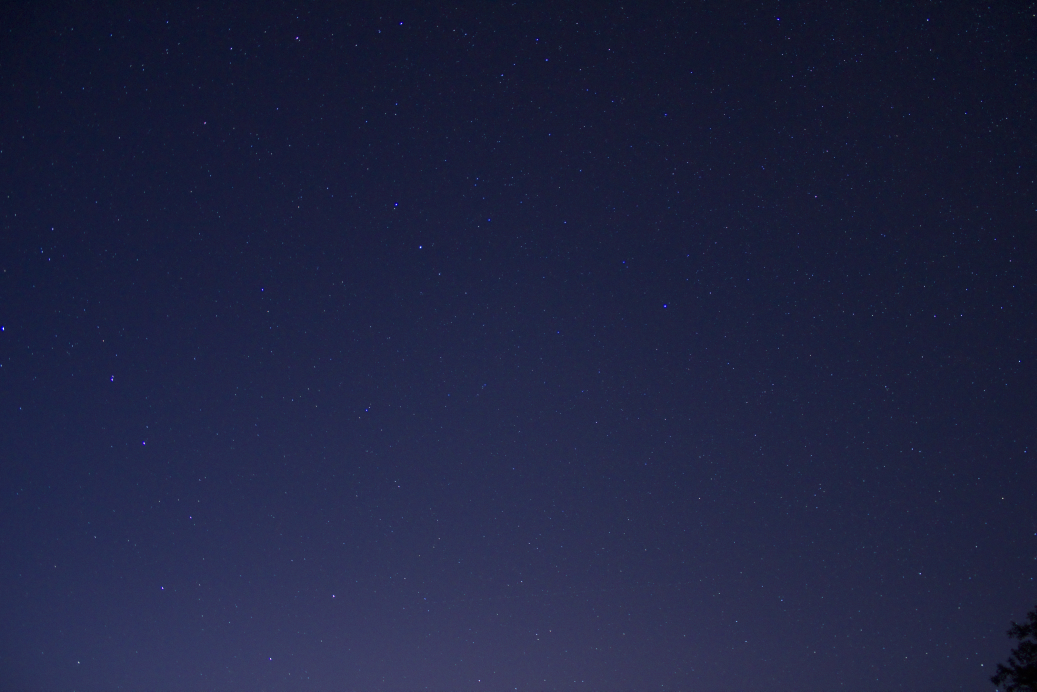
#> input picture night_sky.jpg, 5184 x 3456 px (shown at 1/5 size)
$ python convert-to-stars.py night_sky.jpg out.png   (older library calls are emulated)
#> lines starting #> are read from the running program, lines starting #| are printed output that depends on the picture; after the words box and inside, x2 and y2 are one past the last pixel; in counts of white or black regions, pixels touching at a corner belong together
#> in process, image is the input picture: shape (3456, 5184, 3); mean R, G, B 31.6, 35.7, 66.1
### triangulared/adaptive_threshold.py
import cv2

def adaptive_threshold(image, sigma):
  # convert the image to grayscale and blur it slightly
#> called with sigma = 5
  gray = cv2.cvtColor(image, cv2.COLOR_BGR2GRAY)
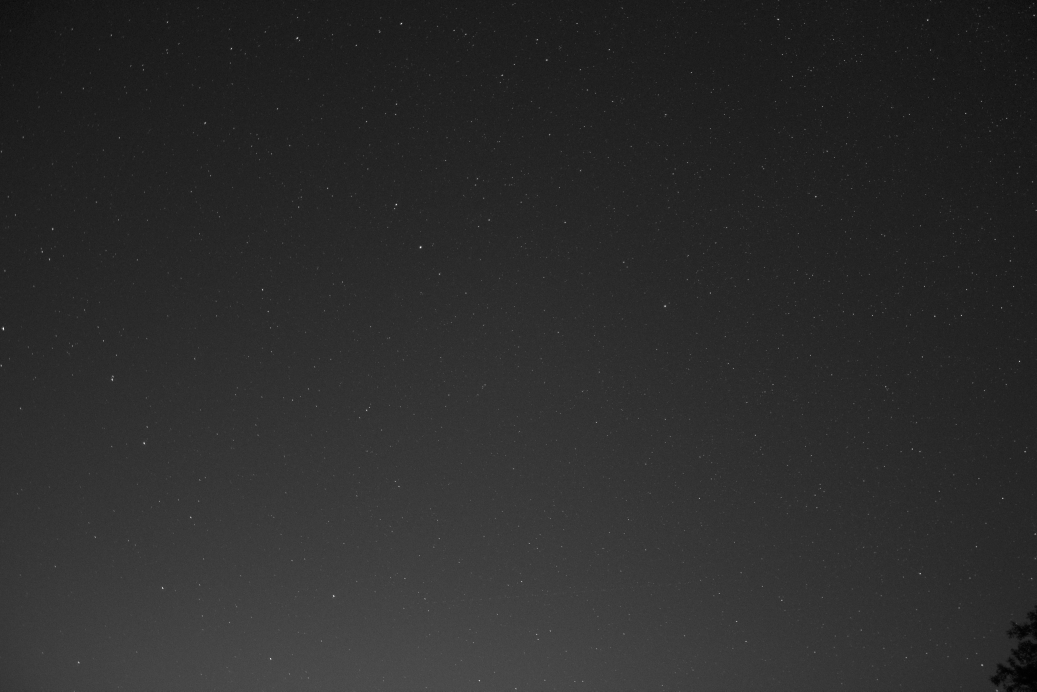
#> gray: shape (3456, 5184) (shown at 1/5 size); min 0, max 255, mean 44.3
  blurred = cv2.GaussianBlur(gray, (sigma, sigma), 0)

  # apply simple thresholding with a hardcoded threshold value
  (T, threshInv) = cv2.threshold(blurred, 230, 255,
    cv2.THRESH_BINARY_INV)
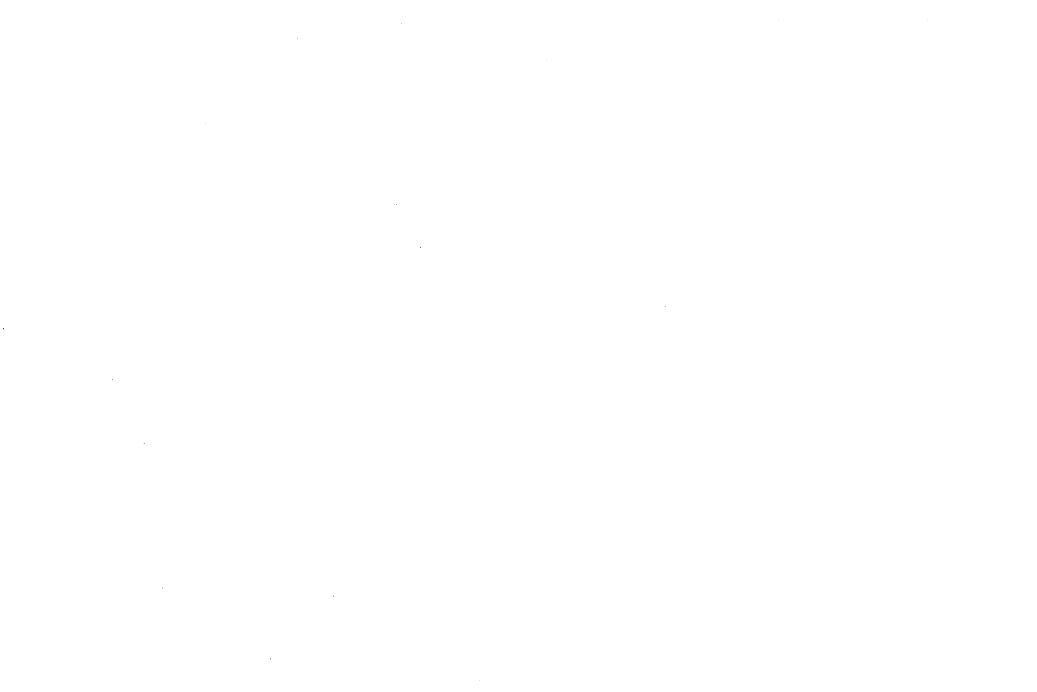
#> threshInv: shape (3456, 5184) (shown at 1/5 size); 100% white; black in thin lines or dots, all inside (x1, y1, x2, y2) = (15, 97, 4675, 3405)

  # apply Otsu's automatic thresholding
  (T, threshInv) = cv2.threshold(blurred, 0, 255,
    cv2.THRESH_BINARY_INV | cv2.THRESH_OTSU)
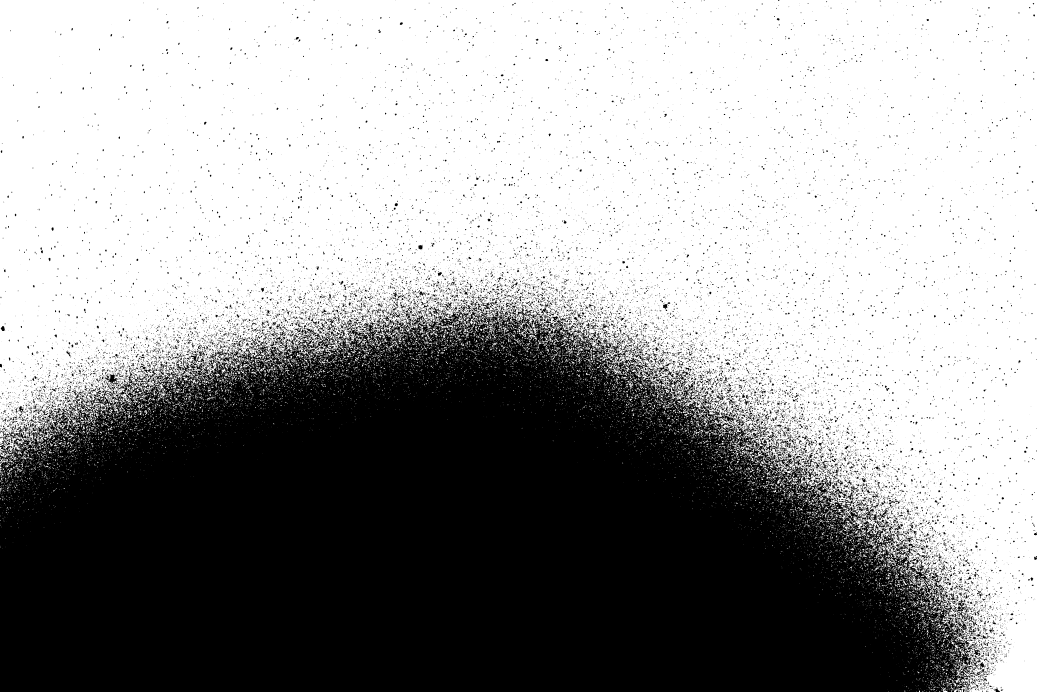
#> threshInv: shape (3456, 5184) (shown at 1/5 size); 60% white; 19105 black regions (14420 under 20 px), largest, box (x1, y1, x2, y2) and area: (0, 1541, 4887, 3456) 6785667, (13, 2134, 152, 2197) 2439, (3403, 1906, 3476, 2005) 2432
#> T = 46

  # instead of manually specifying the threshold value, we can use
  # adaptive thresholding to examine neighborhoods of pixels and
  # adaptively threshold each neighborhood
  thresh = cv2.adaptiveThreshold(blurred, 255,
    cv2.ADAPTIVE_THRESH_MEAN_C, cv2.THRESH_BINARY_INV, 21, 10)
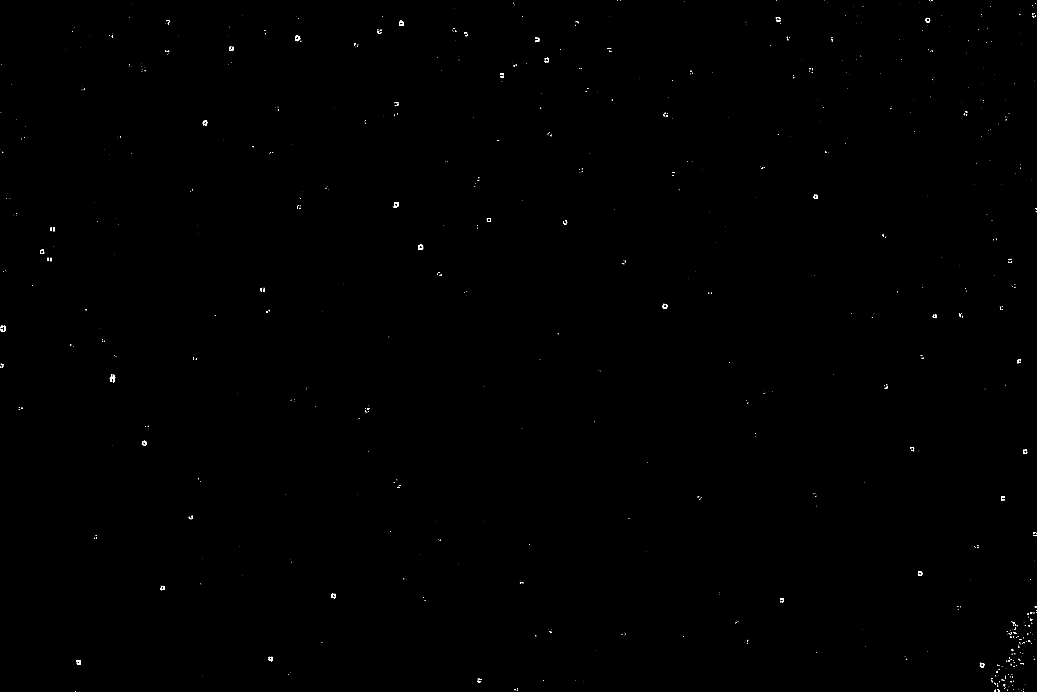
#> thresh: shape (3456, 5184) (shown at 1/5 size); 0.08% white; 843 white regions (710 under 20 px), largest, box (x1, y1, x2, y2) and area: (2090, 1223, 2116, 1250) 403, (1475, 178, 1502, 206) 393, (1970, 1010, 1993, 1039) 361

  # perform adaptive thresholding again, this time using a Gaussian
  # weighting versus a simple mean to compute our local threshold
  # value
  thresh = cv2.adaptiveThreshold(blurred, 255,
    cv2.ADAPTIVE_THRESH_GAUSSIAN_C, cv2.THRESH_BINARY_INV, 21, 4)
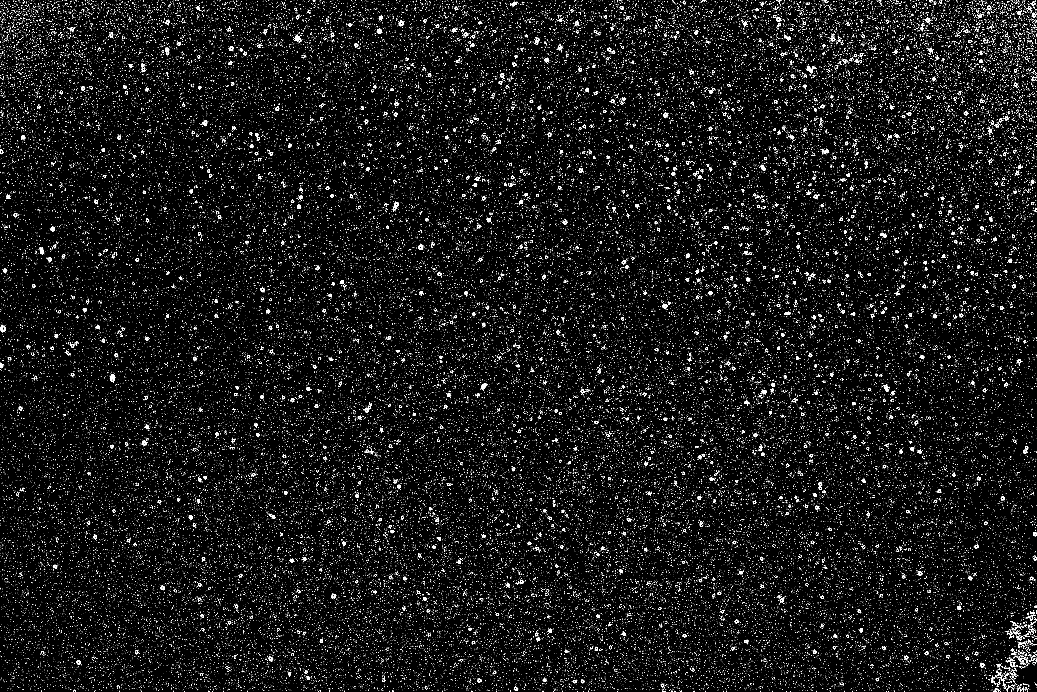
#> thresh: shape (3456, 5184) (shown at 1/5 size); 2.5% white in thin lines or dots

  imagem = cv2.bitwise_not(thresh)
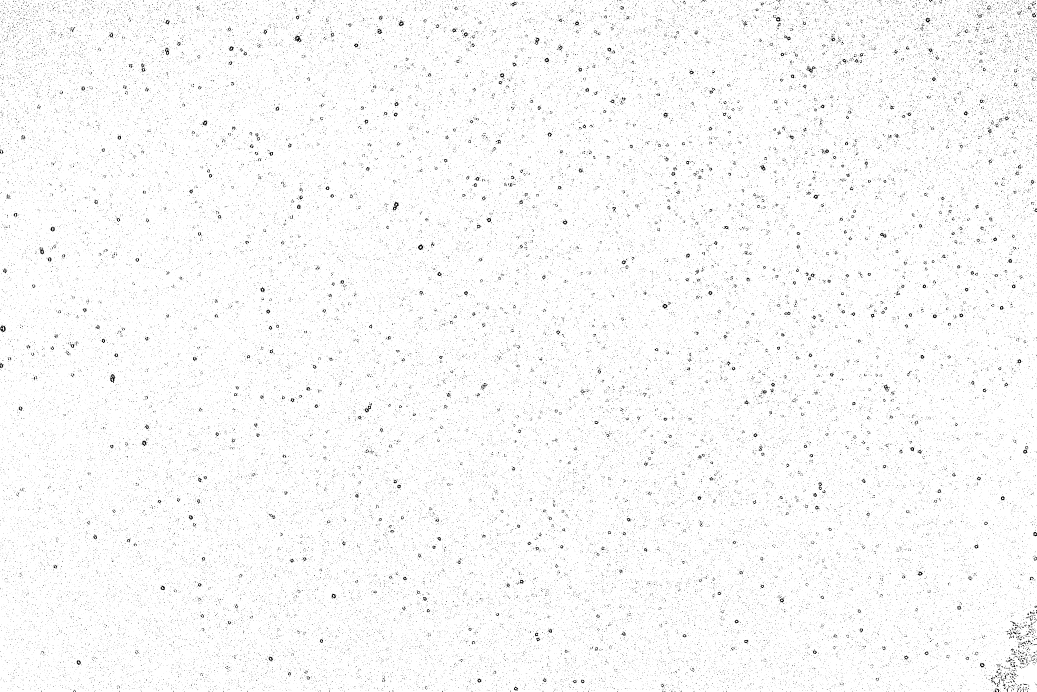
#> imagem: shape (3456, 5184) (shown at 1/5 size); 97.5% white; black in thin lines or dots

  return imagem

### triangulared/point_generators.py
import numpy as np
from skimage import filters, morphology, color
from triangulared.utils import gaussian_mask, default


# [99 lines left out: functions edge_points, generate_uniform_random_points, generate_max_entropy_points, not called in this run]


def generate_max_entropy_points_with_entropy(image, n_points=100,
                                entropy_width=None,
                                filter_width=None,
                                suppression_width=None,
                                suppression_amplitude=None):
    """
    Generates a set of points over the area of image, using maximum entropy
    to guess which points are importance. All length scales are relative to the
    density of the points.
    :param image: image as an array
    :param n_points: int number of points to generate:
    :param entropy_width: width over which to measure entropy
    :param filter_width: width over which to pre filter entropy
    :param suppression_width: length for suppressing entropy before choosing the
                              next point.
    :param suppression_amplitude: amplitude to suppress entropy before choosing the
                              next point.
    :return:
    """
#> called with n_points = 100
    # calculate length scale
    ymax, xmax = image.shape[:2]
#> ymax = 3456; xmax = 5184
    length_scale = np.sqrt(xmax*ymax / n_points)
#> length_scale = 423.3
    entropy_width = length_scale * default(entropy_width, 0.2)
    filter_width = length_scale * default(filter_width, 0.1)
    suppression_width = length_scale * default(suppression_width, 0.3)
    suppression_amplitude = default(suppression_amplitude, 3)

    # convert to grayscale
    im2 = color.rgb2gray(image)

    # filter
    im2 = (
        255 * filters.gaussian(im2, sigma=filter_width, multichannel=True)
    ).astype("uint8")

    # calculate entropy
    im2 = filters.rank.entropy(im2, morphology.disk(entropy_width))

    points = []
    entropies = []
    for _ in range(n_points):
        y, x = np.unravel_index(np.argmax(im2), im2.shape)
        entropies.append(im2[y][x])

        im2 -= gaussian_mask(x, y,
                             shape=im2.shape[:2],
                             amp=suppression_amplitude,
                             sigma=suppression_width)
        points.append((x, y))

    points = np.array(points)
    return points, entropies

### convert-to-stars.py
from triangulared import generate_max_entropy_points_with_entropy, set_axis_defaults, adaptive_threshold
import numpy as np
import matplotlib.pyplot as plt
from scipy.spatial import Delaunay
import argparse
from matplotlib.patches import Circle, Polygon, Path, PathPatch
import random
from PIL import Image
import matplotlib as mpl

colors = ["#FFFFFF", "#f9caad", "#8fc7dd"]
angles = [0, 45, 90, 135, 180, 225, 270, 315]

def draw_star(ax, x, y, height, color):
    width = height
    c = (x, y)
    p1 = (x, y - height / 2)
    p1c = (x, y - height / 32)
    p2 = (x + width / 2, y)
    p2c = (x + width / 32, y)
    p3 = (x, y + height / 2)
    p3c = (x, y + height / 32)
    p4 = (x - width / 2, y)
    p4c = (x - width / 32, y)

    pathdata = [
        (Path.MOVETO, p1),
        (Path.CURVE4, p1c),
        (Path.CURVE4, p2c),
        (Path.CURVE4, p2),
        (Path.CURVE4, p2c),
        (Path.CURVE4, p3c),
        (Path.CURVE4, p3),
        (Path.CURVE4, p3c),
        (Path.CURVE4, p4c),
        (Path.CURVE4, p4),
        (Path.CURVE4, p4c),
        (Path.CURVE4, p1c),
        (Path.CURVE4, p1),
    ]

    codes, verts = zip(*pathdata)
    path = Path(verts, codes)
    patch = PathPatch(path, facecolor=color, edgecolor=color, linewidth=0.01, alpha=0.9)

    # rotate
    # t = mpl.transforms.Affine2D().rotate_deg_around(x, y, angles[random.randint(0, len(angles) - 1)]) + ax.transData
    # patch.set_transform(t)

    ax.add_patch(patch)

def process(input_path, output_path, n_points, background):
    image = plt.imread(input_path)
    original = image

    image = adaptive_threshold(image, 5)

    points, entropies = generate_max_entropy_points_with_entropy(image, n_points=n_points)

    fig, ax = plt.subplots()
    ax.invert_yaxis()

    for i in range(len(points)):
        color_rgba = original[points[i][1]][points[i][0]]
        color = '#{:02x}{:02x}{:02x}'.format(*color_rgba)
        draw_star(ax, points[i][0], points[i][1], entropies[i] * 4, color)
        # draw_star(ax, points[i][0], points[i][1], entropies[i] * 4, colors[random.randint(0, len(colors) - 1)])

    # remove boundary
    ax.axis("tight")
    ax.set_axis_off()
    ax.get_xaxis().set_visible(False)
    ax.get_yaxis().set_visible(False)

    ratio = image.shape[0] / image.shape[1]
    fig.set_size_inches(5, 5*ratio)

    fc = background

    if background == "light":
        fc = "#0a0b3a"
    elif background == "medium":
        fc = "#040020"
    elif background == "dark":
        fc = "#01040f"

    fig.savefig(output_path, bbox_inches='tight', pad_inches=0, facecolor=fc)

if __name__ == "__main__":
    parser = argparse.ArgumentParser(
        description="Turns an image into stars")
    parser.add_argument("input_file")
    parser.add_argument("output_file")
    parser.add_argument("-n", "--n_points", nargs='?',
                        help="number of points to use", default=100)
    parser.add_argument("-b", "--background", nargs='?',
                        help="background type (light, medium, dark)", default="dark")

    ns = parser.parse_args()

    input_file = ns.input_file
    output_file = ns.output_file
    n_points = int(ns.n_points)
    background = ns.background

    process(input_path=input_file, output_path=output_file, n_points=n_points, background=background)
#> (the call stopped at in generate_max_entropy_points_with_entropy, `entropy_width = length_scale * default(entropy_width, 0.2)`: triangulared is not available in this run)
